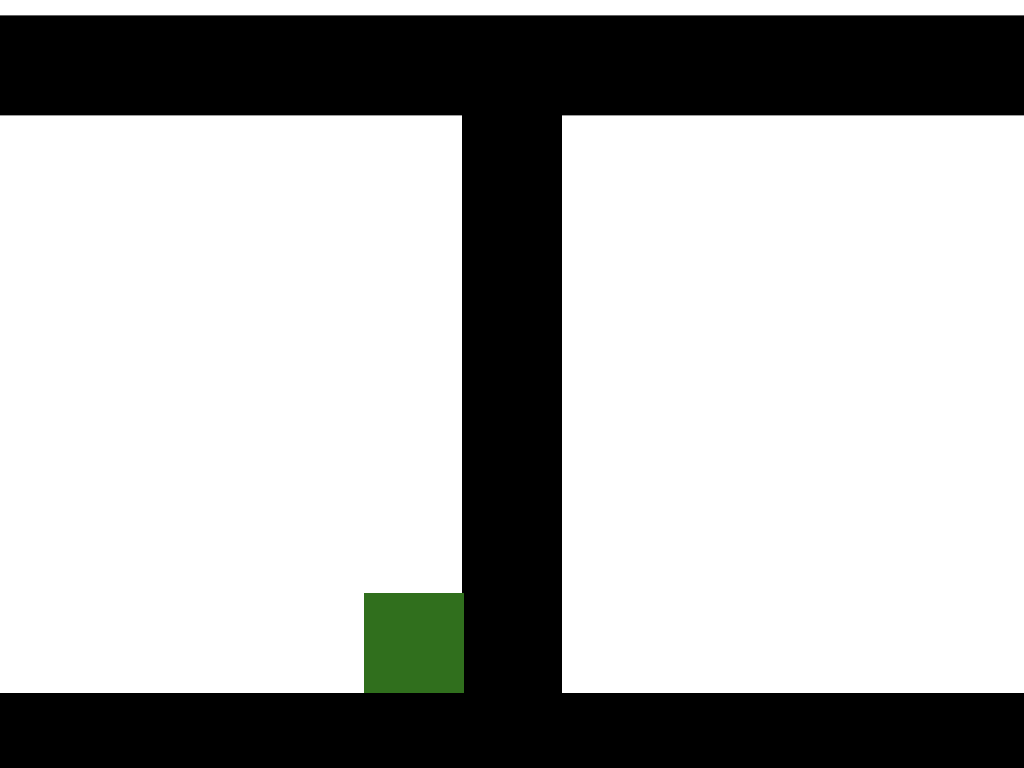
#> input picture testcases/046.png, 1024 x 768 px
$ python imageanalysis.py
#> lines starting #> are read from the running program, lines starting #| are printed output that depends on the picture; after the words box and inside, x2 and y2 are one past the last pixel; in counts of white or black regions, pixels touching at a corner belong together
import cv2, os
from matplotlib import pyplot as plt
import numpy as np
path = os.getcwd()
filepath = 'testcases/046.png'
"""
Testcases:
001 to 008: Simple line following
009 to 023: 4-way intersections
024 to 032: 'T' intersections
032 to 043: Turns involving curves
044 to 058: Cases where the next intersection is spotted
059 to 060: Cases where the future line is spotted
"""
def analyse_image(image):
    img = cv2.convertScaleAbs(image, alpha=4.0, beta=0.8)
#> image is the input picture: shape (768, 1024, 3); mean B, G, R 175.4, 176.4, 175.6
    rows,cols,_ = img.shape
#> rows = 768; cols = 1024
    ######################
    ### GENERATE BLACK ###
    ######################
    mod = img.copy() # Mod is used to store the final analysed image
    contourimg = img.copy() # This will save the image that shows all the contours
    gray = cv2.cvtColor(img, cv2.COLOR_BGR2GRAY) # Grayscales image
    ret,btemplate = cv2.threshold(gray, 100, 255, 0) # Forces a binary image so green becomes white
#> btemplate: shape (768, 1024); 70% white; 1 black region, box (x1, y1, x2, y2) and area: (0, 16, 1024, 768) 235776
    for i in range(rows): # This generates a white border around the image so that the black lines will not reach the edges and mess with contouring
        for j in range(cols):
            if i <= 10 or i >= (rows - 10):
                btemplate[i][j] = 255
            if j <= 10 or j >= (cols - 10):
                btemplate[i][j] = 255
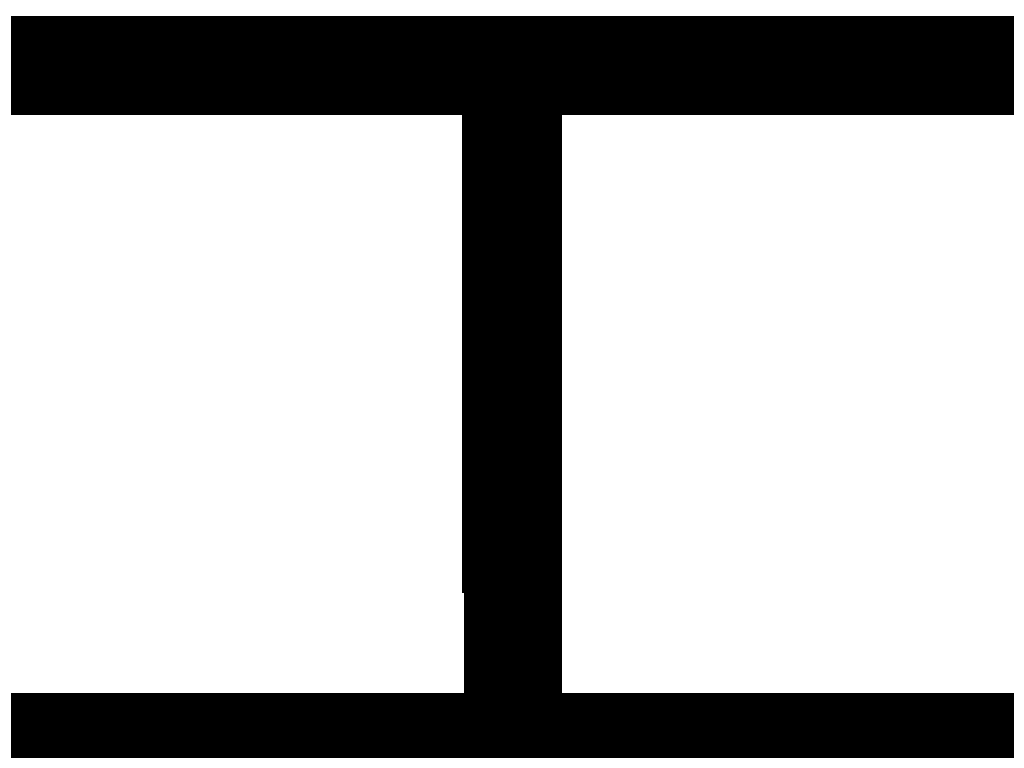
#> btemplate: shape (768, 1024); 71.8% white; 1 black region
    contours,hierarchy = cv2.findContours(btemplate,cv2.RETR_TREE, cv2.CHAIN_APPROX_NONE) # Finds contours of the binary image
#> contours = 2 contours; box (x1, y1, x2, y2) and area: (0, 0, 1024, 768) 784641, (10, 15, 1015, 759) 224738
    bcxlist = bcylist = bcc = 0 # The list of the centroids of the black contours, if more than one is found. Uses incremental mean to reduce time complexity
    # Finds the centroid of black contours
    for index in range(len(contours)):
        cnt=contours[index]
        if cv2.contourArea(cnt) > 5000:
            x,y,w,h = cv2.boundingRect(cnt)
            cv2.rectangle(contourimg,(x,y),(x+w,y+h),(255,0,255),5)
            bcxlist += x + w//2
            bcylist += y + h//2
            bcc += 1
#> this loop made 2 passes
#> (x, y, w, h, bcxlist, bcylist, bcc) on passes 1 to 2: (0, 0, 1024, 768, 512, 384, 1), (10, 15, 1005, 744, 1024, 771, 2)
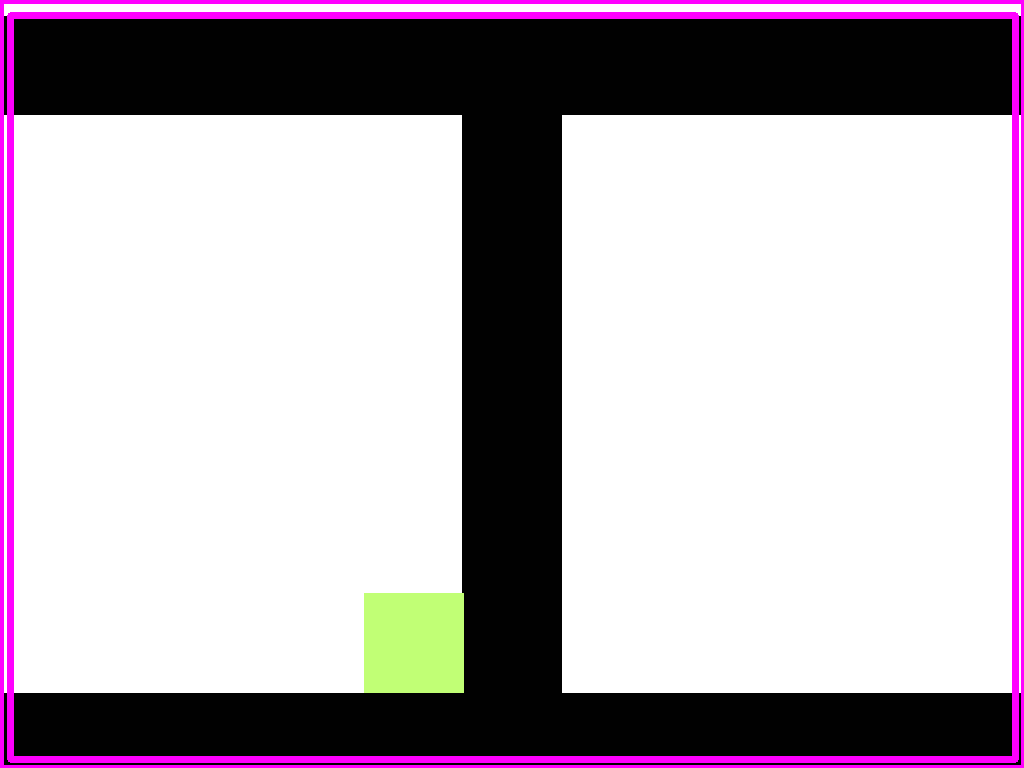
#> contourimg: shape (768, 1024, 3); mean B, G, R 182.5, 172.2, 183.4
#> after the loop, bcc = 2; bcxlist = 1024; bcylist = 771
    bcx, bcy = bcxlist // bcc, bcylist // bcc
#> bcx = 512; bcy = 385
    # Colours it in inside the mod image
    for y_change in range(-10, 11):
        for x_change in range(-10, 11):
            mod[(bcy + y_change, bcx + x_change)] = [247, 127, 79]
#> mod: shape (768, 1024, 3); mean B, G, R 177.2, 178.9, 178.1

    ######################
    ### GENERATE GREEN ###
    ######################
    temp = img.copy() # temporary image where all the white pixels are set to black
    black_pixels = np.where(
        (img[:, :, 0] >= 150) &
        (img[:, :, 1] >= 150) &
        (img[:, :, 2] >= 150)
    )
#> black_pixels = 540656 positions, rows 0 to 692, columns 0 to 1023
    temp[black_pixels] = [0, 0, 0]
    gray = cv2.cvtColor(temp, cv2.COLOR_BGR2GRAY) # Grayscales image
    ret,template = cv2.threshold(gray, 100, 255, cv2.THRESH_BINARY_INV) # Forces a binary image in the opposite direction where black becomes white, green becomes black
#> template: shape (768, 1024); 98.7% white; 1 black region
    contours,hierarchy = cv2.findContours(template,cv2.RETR_TREE, cv2.CHAIN_APPROX_NONE) # Find green contours
#> contours = 2 contours; box (x1, y1, x2, y2) and area: (0, 0, 1024, 768) 784641, (363, 592, 465, 694) 10199
    green_squares = 0 # Number of green squares found
    gcs = [] # Green centroids
    for contour in contours[1:]: # Skip first centroid
        if cv2.contourArea(contour) > 5000: # Size requirement for it to be valid
            x,y,w,h = cv2.boundingRect(contour)
            cv2.rectangle(contourimg, (x, y), (x + w, y + h),(0, 0, 255),2)
            gcs.append([x + w//2, y + h//2])
            #cv2.rectangle(mod,(x + w//2 - 5, y + h//2 - 5),(x + w//2 + 5,y + h//2 + 5), (0, 0, 255), -1)
            green_squares += 1
#> this loop made 1 pass
#> (x, y, w, h, green_squares) on pass 1: (363, 592, 102, 102, 1)
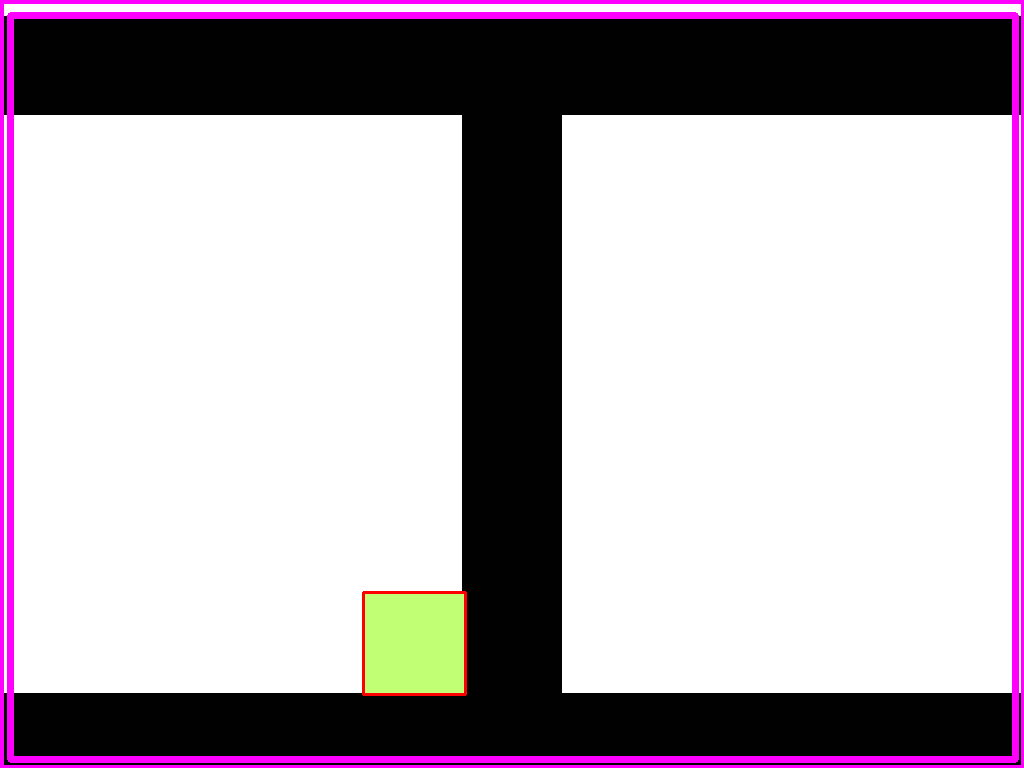
#> contourimg: shape (768, 1024, 3); 0.16% of pixels changed, all inside (x1, y1, x2, y2) = (362, 591, 467, 696)
#> after the loop, gcs = [[414, 643]]; green_squares = 1

    #####################
    ### TURNING LOGIC ###
    #####################
    if green_squares: # If there is green found, there must be turning logic
        for gc in gcs:
            gcx,gcy = gc[0],gc[1]
            for x_change in range(-10, 11):
                for y_change in range(-10, 11):
                    mod[(gcy + y_change, gcx + x_change)] = [0, 0, 255] # Colours in the green square centroids
#> this loop made 1 pass
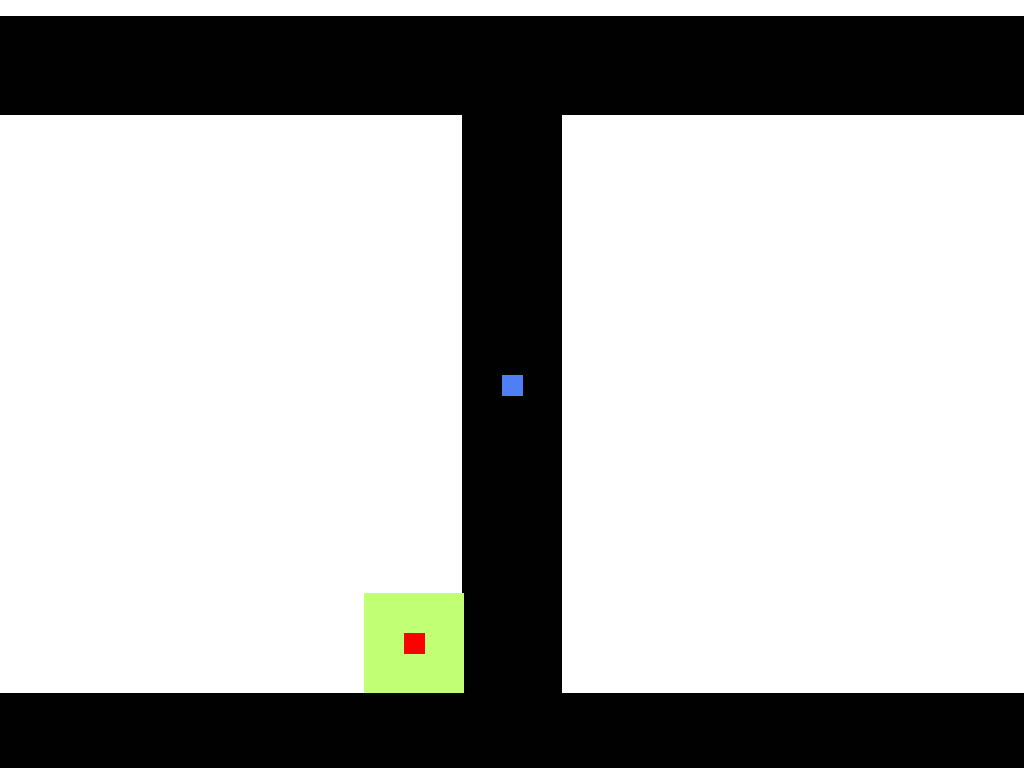
#> mod: shape (768, 1024, 3); mean B, G, R 177.2, 178.8, 178.1
        green_squares_present = [False] * 4 # A list of the green squares which are present at the intersection(s) (Index 0 is top right, 1 is top left, 2 is bottom left, 3 is bottom right)
        green_squares_coords = [[0, 0]] * 4
        for gc in gcs:
            # Loops through every green sqaure
            gx, gy = gc[0], gc[1] # Gets the x and y values of the centroid of the green contour
            bgx = bgxc = bgy = bgyc = 0 # The black lines that border the green contour - this section finds their centroid
            for x in range(len(btemplate[gy])):
                if btemplate[gy][x] < 100 and abs(x - gx) <= 200:
                    bgx += x
                    bgxc += 1
            for y in range(len(btemplate)):
                if btemplate[y][gx] < 100 and abs(y - gy) <= 200:
                    bgy += y
                    bgyc += 1
            bgx = bgx // bgxc
            bgy = bgy // bgyc
            #print(gx, gy)
            #print(bgx, gy)
            #print(gx, bgy)
            # Colours the two black centroids and the lines that connect the centroids together in
            for x_change in range(-10, 11):
                for y_change in range(-10, 11):
                    mod[(gy + y_change, bgx + x_change)] = [0, 0, 255]
                    mod[(bgy + y_change, gx + x_change)] = [0, 0, 255]
            cv2.rectangle(mod,(min(gx,bgx),gy),(max(gx,bgx),gy),(0,0,255),10)
            cv2.rectangle(mod,(gx,min(gy,bgy)),(gx,max(gy,bgy)),(0,0,255),10)
            if gy > bgy:
                if gx > bgx:
                    # If the green centroid's x is larger than the black line centroid's x, and the y is larger then it is a square on the bottom right of intersections
                    green_squares_present[3] = True
                    green_squares_coords[3] = [gx,gy]
                else:
                    # If the green centroid's x is smaller than the black line centroid's x, and the y is larger then it is a square on the bottom left of intersections
                    green_squares_present[2] = True
                    green_squares_coords[2] = [gx,gy]
            else:
                if gx > bgx:
                    # If the green centroid's x is larger than the black line centroid's x, and the y is smaller then it is a square on the top right of intersections
                    green_squares_present[0] = True
                    green_squares_coords[0] = [gx,gy]
                else:
                    # If the green centroid's x is smaller than the black line centroid's x, and the y is smaller then it is a square on the top left of intersections
                    green_squares_present[1] = True
                    green_squares_coords[1] = [gx,gy]
#> this loop made 1 pass
#> (gx, gy, bgx, bgy) on pass 1: (414, 643, 512, 725)
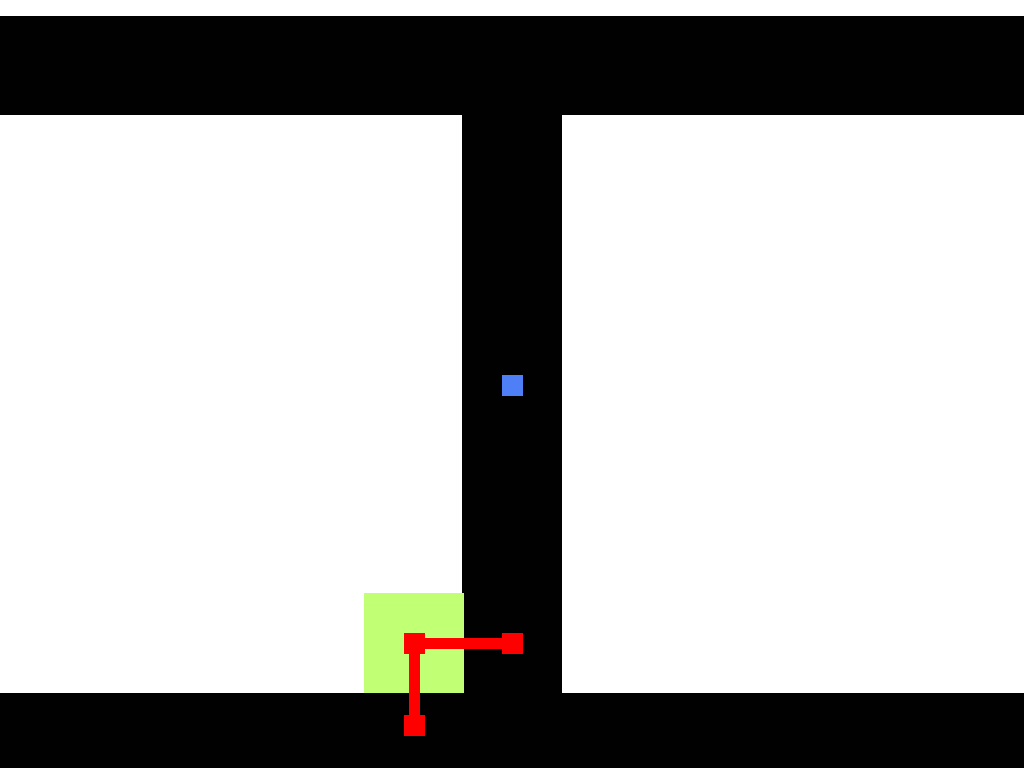
#> mod: shape (768, 1024, 3); 0.31% of pixels changed, all inside (x1, y1, x2, y2) = (404, 633, 523, 736)
#> after the loop, green_squares_coords = [[0, 0], [414, 643], [0, 0], [0, 0]]; green_squares_present = [False, True, False, False]
        if green_squares_present[3] and green_squares_present[2]:
            # If both the bottom left and right squares are present, the choice is a U-turn
            decision = "Decision: U-Turn"
            to_return = [-1, -1]
        elif green_squares_present[3]:
            # If only the bottom right square is present, the choice is a right turn
            decision = "Decision: Turn Right"
            to_return = green_squares_coords[3]
        elif green_squares_present[2]:
            # If only the bottom left square is present, the choice is a left turn
            decision = "Decision: Turn Left"
            to_return = green_squares_coords[2]
        else:
            # Any other permutations means that the bot should continue forward
            decision = "Decision: Continue Forward"
            to_return = [bcx,bcy]
#> to_return = [512, 385]

        ### PLOTTING ###
        plt.figure(figsize=(20, 10))
        plt.subplot(2, 3, 1)
        plt.imshow(cv2.cvtColor(image, cv2.COLOR_BGR2RGB))
        plt.title('Original Image')

        plt.subplot(2, 3, 2)
        plt.imshow(cv2.cvtColor(img, cv2.COLOR_BGR2RGB))
        plt.title('Contrast Image')
        plt.xlabel(decision)

        plt.subplot(2, 3, 3)
        plt.imshow(cv2.cvtColor(btemplate, cv2.COLOR_BGR2RGB))
        plt.title('Binary Image')

        plt.subplot(2, 3, 4)
        plt.imshow(cv2.cvtColor(template, cv2.COLOR_BGR2RGB))
        plt.title('Green Binary Image')

        plt.subplot(2, 3, 5)
        plt.imshow(cv2.cvtColor(contourimg, cv2.COLOR_BGR2RGB))
        plt.title('Contours Image')

        plt.subplot(2, 3, 6)
        plt.imshow(cv2.cvtColor(mod, cv2.COLOR_BGR2RGB))
        plt.title('Analysed Image')
        plt.savefig(path + '/analysed/' + filepath)
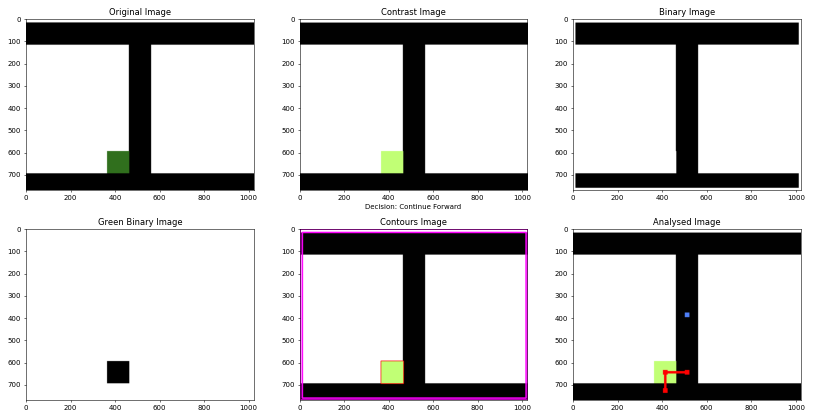
#> figure drawn by matplotlib, 6 panels
        plt.show()
        return to_return
    else:
        decision = "Decision: Follow blue dot"
        plt.figure(figsize=(20, 5))
        plt.subplot(1, 5, 1)
        plt.imshow(cv2.cvtColor(image, cv2.COLOR_BGR2RGB))
        plt.title('Original Image')

        plt.subplot(1, 5, 2)
        plt.imshow(cv2.cvtColor(img, cv2.COLOR_BGR2RGB))
        plt.title('Contrast Image')

        plt.subplot(1, 5, 3)
        plt.imshow(cv2.cvtColor(btemplate, cv2.COLOR_BGR2RGB))
        plt.title('Binary Image')

        plt.subplot(1, 5, 4)
        plt.imshow(cv2.cvtColor(contourimg, cv2.COLOR_BGR2RGB))
        plt.title('Contours Image')

        plt.subplot(1, 5, 5)
        plt.imshow(cv2.cvtColor(mod, cv2.COLOR_BGR2RGB))
        plt.title('Analysed Image')
        plt.savefig(path + '/analysed/' + filepath)
        plt.show()
        return [bcx,bcy]
print(analyse_image(cv2.imread(filepath)))
#| [512, 385]
